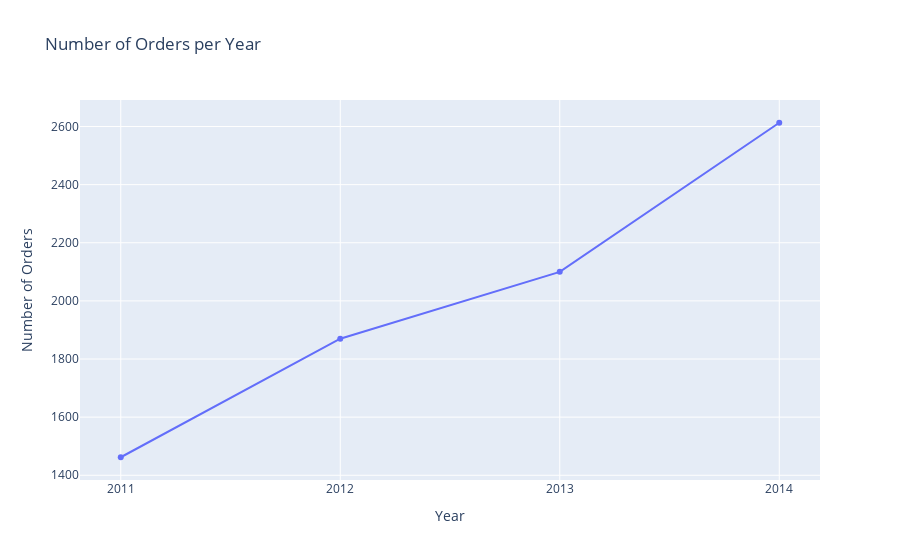

Source (notebook cell):
### Code cell
years = df['Order Year'].value_counts().sort_index()
plt.figure(figsize=(12,6))
fig = px.line(
    x=years.index.astype(str),
    y=years.values,
    markers=True,
    labels={'x': 'Year', 'y': 'Number of Orders'},
    title='Number of Orders per Year'
)



fig.show()

### Figure 1 — Plotly figure (JSON) as saved in the notebook; plotly's stock layout.template omitted (floating-point values rounded to 4 significant figures)
{"data": [{"hovertemplate": "Year=%{x}<br>Number of Orders=%{y}<extra></extra>", "legendgroup": "", "line": {"color": "#636efa", "dash": "solid"}, "marker": {"symbol": "circle"}, "mode": "lines+markers", "name": "", "orientation": "v", "showlegend": false, "type": "scatter", "x": ["2011", "2012", "2013", "2014"], "xaxis": "x", "y": [1462, 1870, 2100, 2613], "yaxis": "y"}], "layout": {"legend": {"tracegroupgap": 0}, "title": {"text": "Number of Orders per Year"}, "xaxis": {"anchor": "y", "domain": [0, 1], "title": {"text": "Year"}}, "yaxis": {"anchor": "x", "domain": [0, 1], "title": {"text": "Number of Orders"}}}}
